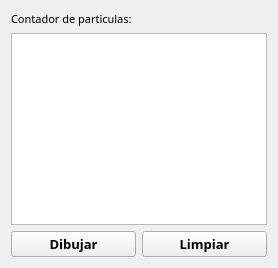
      <widget class="QWidget" name="tab_4">
       <attribute name="title">
        <string>Dibujar</string>
       </attribute>
       <layout class="QGridLayout" name="gridLayout_5">
        <item row="2" column="1">
         <widget class="QPushButton" name="limpiar_pushButton">
          <property name="font">
           <font>
            <family>Poppins</family>
            <pointsize>10</pointsize>
            <weight>75</weight>
            <bold>true</bold>
           </font>
          </property>
          <property name="text">
           <string>Limpiar</string>
          </property>
         </widget>
        </item>
        <item row="2" column="0">
         <widget class="QPushButton" name="dibujar_pushButton">
          <property name="font">
           <font>
            <family>Poppins</family>
            <pointsize>10</pointsize>
            <weight>75</weight>
            <bold>true</bold>
           </font>
          </property>
          <property name="text">
           <string>Dibujar</string>
          </property>
         </widget>
        </item>
        <item row="1" column="0" colspan="2">
         <widget class="QGraphicsView" name="graphicsView">
          <property name="resizeAnchor">
           <enum>QGraphicsView::NoAnchor</enum>
          </property>
         </widget>
        </item>
        <item row="0" column="0">
         <widget class="QLabel" name="Contador_label">
          <property name="font">
           <font>
            <family>Poppins</family>
            <pointsize>8</pointsize>
           </font>
          </property>
          <property name="text">
           <string>Contador de particulas:</string>
          </property>
         </widget>
        </item>
       </layout>
      </widget>
